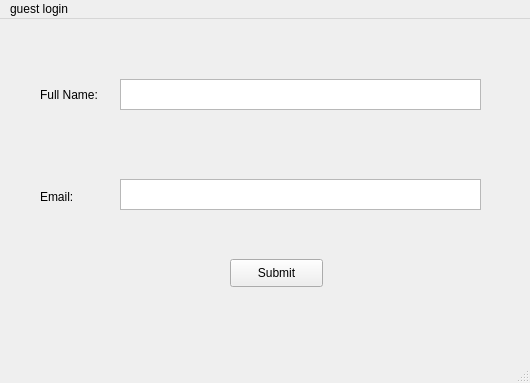
<?xml version="1.0" encoding="UTF-8"?>
<ui version="4.0">
 <class>MainWindow</class>
 <widget class="QMainWindow" name="MainWindow">
  <property name="geometry">
   <rect>
    <x>0</x>
    <y>0</y>
    <width>530</width>
    <height>383</height>
   </rect>
  </property>
  <property name="windowTitle">
   <string>MainWindow</string>
  </property>
  <widget class="QWidget" name="centralwidget">
   <widget class="QLabel" name="label">
    <property name="geometry">
     <rect>
      <x>40</x>
      <y>65</y>
      <width>61</width>
      <height>21</height>
     </rect>
    </property>
    <property name="text">
     <string>Full Name:</string>
    </property>
   </widget>
   <widget class="QPlainTextEdit" name="nameInput">
    <property name="geometry">
     <rect>
      <x>120</x>
      <y>60</y>
      <width>361</width>
      <height>31</height>
     </rect>
    </property>
    <property name="readOnly">
     <bool>true</bool>
    </property>
   </widget>
   <widget class="QLabel" name="label_2">
    <property name="geometry">
     <rect>
      <x>40</x>
      <y>170</y>
      <width>55</width>
      <height>16</height>
     </rect>
    </property>
    <property name="text">
     <string>Email:</string>
    </property>
   </widget>
   <widget class="QPlainTextEdit" name="emailInput">
    <property name="geometry">
     <rect>
      <x>120</x>
      <y>160</y>
      <width>361</width>
      <height>31</height>
     </rect>
    </property>
    <property name="inputMethodHints">
     <set>Qt::ImhEmailCharactersOnly|Qt::ImhMultiLine</set>
    </property>
    <property name="readOnly">
     <bool>true</bool>
    </property>
   </widget>
   <widget class="QPushButton" name="pushButton">
    <property name="geometry">
     <rect>
      <x>230</x>
      <y>240</y>
      <width>93</width>
      <height>28</height>
     </rect>
    </property>
    <property name="text">
     <string>Submit</string>
    </property>
   </widget>
  </widget>
  <widget class="QMenuBar" name="menubar">
   <property name="geometry">
    <rect>
     <x>0</x>
     <y>0</y>
     <width>530</width>
     <height>26</height>
    </rect>
   </property>
   <widget class="QMenu" name="menuguest_login">
    <property name="title">
     <string>guest login</string>
    </property>
   </widget>
   <addaction name="menuguest_login"/>
  </widget>
  <widget class="QStatusBar" name="statusbar"/>
 </widget>
 <resources/>
 <connections/>
</ui>
